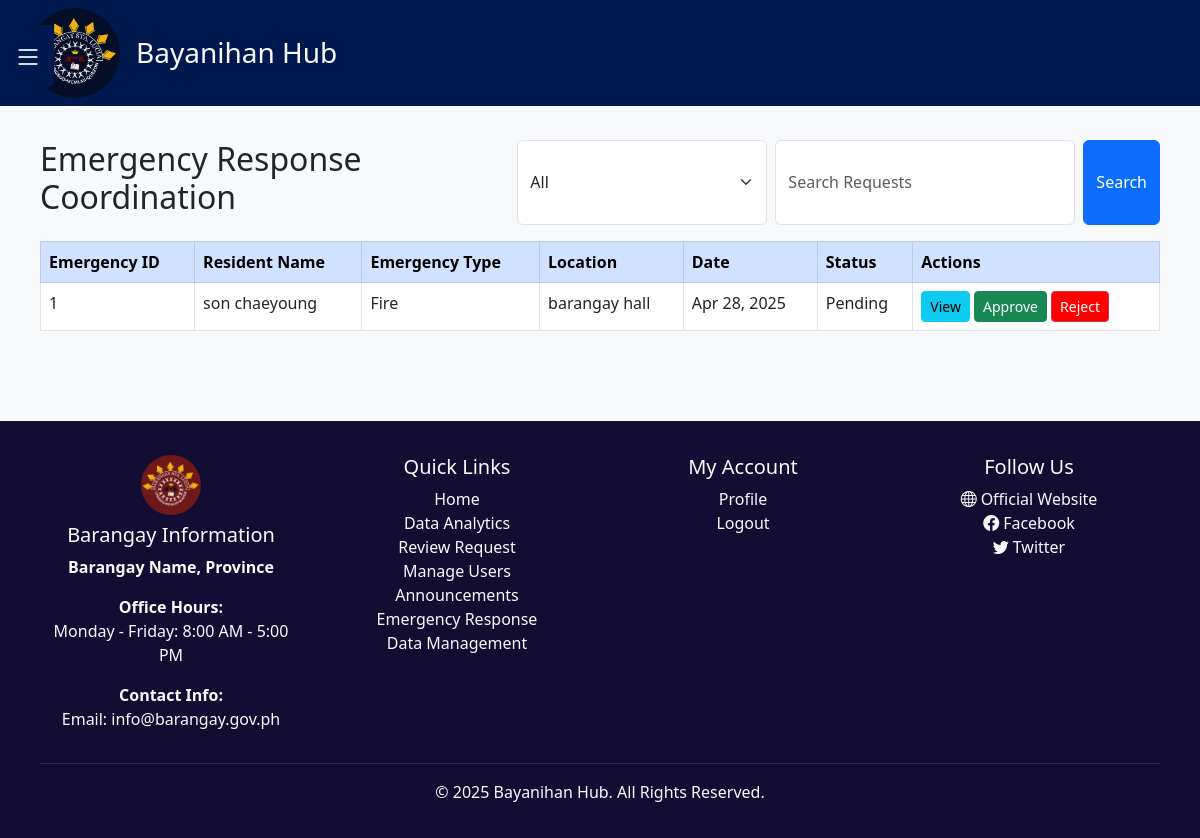
Page /frontEnd/frontEnd/frontEnd/baranggay/emergencyResponse.php on the committed database.
### tables this page shows
CREATE TABLE `emergency_reports` (
  `emergency_id` int NOT NULL AUTO_INCREMENT,
  `first_name` varchar(50) NOT NULL,
  `middle_name` varchar(50) DEFAULT NULL,
  `last_name` varchar(50) NOT NULL,
  `name_extension` varchar(10) DEFAULT NULL,
  `report_date` date NOT NULL,
  `report_time` time NOT NULL,
  `phone_number` varchar(15) NOT NULL,
  `email` varchar(100) NOT NULL,
  `file_path` varchar(255) DEFAULT NULL,
  `type_of_emergency` enum('Fire','Medical','Crime','Natural Disaster','Other') NOT NULL,
  `location` text NOT NULL,
  `description` text NOT NULL,
  `created_at` timestamp NULL DEFAULT CURRENT_TIMESTAMP,
  `status` enum('Pending','Approved','Rejected') NOT NULL DEFAULT 'Pending',
  `user_id` int NOT NULL,
  PRIMARY KEY (`emergency_id`)
);

### frontEnd/frontEnd/frontEnd/baranggay/emergencyResponse.php (the view, shortened to what this page needs)
<?php
include '../../db_connection.php';
$filter = $_GET['filter'] ?? '';
$search = $_GET['search'] ?? '';
$emergencies = [];
$sql = "SELECT emergency_id, CONCAT(first_name, ' ', last_name) AS resident_name,
        type_of_emergency AS emergency_type, location, report_date, status, description, file_path
        FROM emergency_reports
        WHERE (status = ? OR ? = '')
          AND (CONCAT(first_name, ' ', last_name) LIKE ? OR type_of_emergency LIKE ? OR location LIKE ?)
        ORDER BY report_date DESC";
$stmt = $con->prepare($sql);
$search_param = '%' . $search . '%';
$stmt->bind_param("sssss", $filter, $filter, $search_param, $search_param, $search_param);
$stmt->execute();
$result = $stmt->get_result();
while ($row = $result->fetch_assoc()) {
    $emergencies[] = $row;
}
?>
<!DOCTYPE html>
<html lang="en">
<head>
    <link href="https://cdn.jsdelivr.net/npm/bootstrap@5.3.0/dist/css/bootstrap.min.css" rel="stylesheet" />
    <link rel="stylesheet" href="https://cdn.jsdelivr.net/npm/bootstrap-icons/font/bootstrap-icons.css" />
    <link rel="stylesheet" href="../public/css/home.css" />
</head>
<body class="d-flex flex-column min-vh-100">
    <button class="toggle-btn" id="toggleBtn" onclick="toggleSidebar()">
        <i class="bi bi-list"></i>
    </button>
    <div class="text-light" style="background-color: #001a4f">
        <div class="container brand-header d-flex align-items-center py-2">
            <img src="../media/logo2.png" alt="Bayanihan Hub Logo" width="90" height="90" style="border-radius: 50%" />
            <h3 class="mx-3 mt-2">Bayanihan Hub</h3>
        </div>
    </div>
    <div class="mt-2 p-3">
        <div class="container">
            <div class="d-flex justify-content-between mb-3">
                <h2>Emergency Response Coordination</h2>
                <form method="GET" action="emergencyResponse.php" class="d-flex">
                    <select name="filter" class="form-select me-2" style="width: 250px">
                        <option value="" <?= $filter === '' ? 'selected' : '' ?>>All</option>
                    </select>
                    <input
                        class="form-control me-2"
                        type="search"
                        name="search"
                        placeholder="Search Requests"
                        value="<?= htmlspecialchars($search) ?>"
                        style="width: 300px"
                    />
                    <button class="btn btn-primary" type="submit">Search</button>
                </form>
            </div>
            <div class="table-responsive">
                <table class="table table-bordered">
                    <thead class="table-primary">
                        <tr>
                            <th>Emergency ID</th>
                            <th>Resident Name</th>
                            <th>Emergency Type</th>
                            <th>Location</th>
                            <th>Date</th>
                            <th>Status</th>
                            <th>Actions</th>
                        </tr>
                    </thead>
                    <tbody>
                        <?php if (count($emergencies) > 0): ?>
                            <?php foreach ($emergencies as $emergency): ?>
                                <tr>
                                    <td><?= htmlspecialchars($emergency['emergency_id']) ?></td>
                                    <td><?= htmlspecialchars($emergency['resident_name']) ?></td>
                                    <td><?= htmlspecialchars($emergency['emergency_type']) ?></td>
                                    <td><?= htmlspecialchars($emergency['location']) ?></td>
                                    <td><?= htmlspecialchars(date("M d, Y", strtotime($emergency['report_date']))) ?></td>
                                    <td><?= htmlspecialchars($emergency['status']) ?></td>
                                    <td>
                                        <button class="btn btn-info btn-sm" data-bs-toggle="modal" data-bs-target="#viewModal<?= $emergency['emergency_id'] ?>">View</button>
                                        <form method="POST" action="emergencyResponse.php" style="display: inline;">
                                            <button class="btn btn-success btn-sm" name="action" value="approve">Approve</button>
                                        </form>
                                        <form method="POST" action="emergencyResponse.php" style="display: inline;">
                                            <button class="btn btn-danger btn-sm" name="action" value="reject">Reject</button>
                                        </form>
                                    </td>
                                </tr>
                            <?php endforeach; ?>
                        <?php else: ?>
                            <tr>
                                <td colspan="8" class="text-center">No emergency reports found.</td>
                            </tr>
                        <?php endif; ?>
                    </tbody>
                </table>
            </div>
        </div>
    </div>
    <footer class="text-light py-4 mt-5">
        <div class="container">
            <div class="row">
                <div class="col-md-3">
                    <img src="../media/logo.png" alt="Logo" width="60" height="60" class="mb-2 rounded-circle">
                    <h5>Barangay Information</h5>
                    <p><strong>Barangay Name, Province</strong></p>
                    <p><strong>Office Hours:</strong><br>Monday - Friday: 8:00 AM - 5:00 PM</p>
                    <p><strong>Contact Info:</strong><br>Email: info@barangay.gov.ph</p>
                </div>
                <div class="col-md-3">
                    <h5>Quick Links</h5>
                    <ul class="list-unstyled">
                        <li><a href="admin_dashboard.php" class="text-light text-decoration-none">Home</a></li>
                        <li><a href="data-analytics.php" class="text-light text-decoration-none">Data Analytics</a></li>
                        <li><a href="reviewRequest.php" class="text-light text-decoration-none">Review Request</a></li>
                        <li><a href="manageUsers.php" class="text-light text-decoration-none">Manage Users</a></li>
                        <li><a href="announceManage.php" class="text-light text-decoration-none">Announcements</a></li>
                        <li><a href="emergencyResponse.php" class="text-light text-decoration-none">Emergency Response</a></li>
                        <li><a href="dbManage.php" class="text-light text-decoration-none">Data Management</a></li>
                    </ul>
                </div>
                <div class="col-md-3">
                    <h5>My Account</h5>
                    <ul class="list-unstyled">
                        <li><a href="accountInfo.php" class="text-light text-decoration-none">Profile</a></li>
                        <li><a href="../login/signin.php" class="text-light text-decoration-none">Logout</a></li>
                    </ul>
                </div>
                <div class="col-md-3">
                    <h5>Follow Us</h5>
                    <ul class="list-unstyled">
                        <li><a href="#" class="text-light text-decoration-none"><i class="bi bi-globe me-1"></i>Official Website</a></li>
                        <li><a href="#" class="text-light text-decoration-none"><i class="bi bi-facebook me-1"></i>Facebook</a></li>
                        <li><a href="#" class="text-light text-decoration-none"><i class="bi bi-twitter me-1"></i>Twitter</a></li>
                    </ul>
                </div>
            </div>
            <hr class="border-secondary my-3" />
            <p class="text-center mb-0">&copy; <?php echo date("Y"); ?> Bayanihan Hub. All Rights Reserved.</p>
        </div>
    </footer>
</body>
</html>

### frontEnd/frontEnd/frontEnd/public/css/home.css (style rules this page uses)
body { background-color: #f8f9fa; }
.container { padding: 10px; border-radius: 10px; }
.btn-danger { background-color: red; }
footer { background: #130d33; color: white; padding: 20px 0; text-align: center; }
.toggle-btn { position: fixed; top: 25px; left: 2px; background: #001a4f; color: white; border: none; padding: 10px 12px; font-size: 28px; cursor: pointer; z-index: 1000; transition: transform 0.3s ease-in-out; border-radius: 5px; }
.brand-header { display: flex; align-items: center; justify-content: start; padding: 10px 0; }

### rows in the picture
emergency_reports: emergency_id "1", resident_name "son chaeyoung", type_of_emergency "Fire", location "barangay hall", report_date "Apr 28, 2025", status "Pending"
